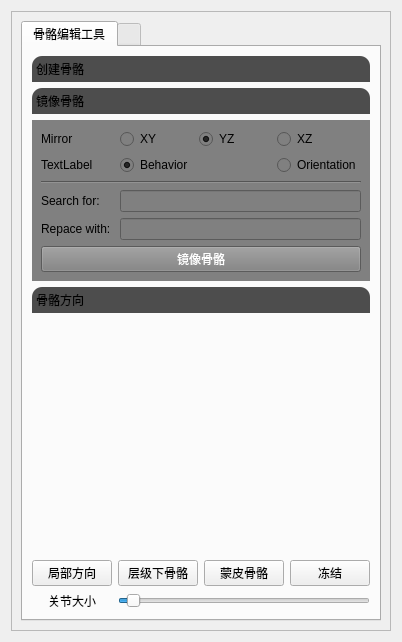
<?xml version="1.0" encoding="UTF-8"?>
<ui version="4.0">
 <class>JointTool</class>
 <widget class="QWidget" name="JointTool">
  <property name="geometry">
   <rect>
    <x>0</x>
    <y>0</y>
    <width>388</width>
    <height>642</height>
   </rect>
  </property>
  <property name="windowTitle">
   <string>JointTool</string>
  </property>
  <layout class="QVBoxLayout" name="verticalLayout_2">
   <item>
    <widget class="QFrame" name="frame">
     <property name="frameShape">
      <enum>QFrame::StyledPanel</enum>
     </property>
     <property name="frameShadow">
      <enum>QFrame::Raised</enum>
     </property>
     <layout class="QVBoxLayout" name="verticalLayout_3">
      <item>
       <widget class="QTabWidget" name="JointEditePage">
        <property name="currentIndex">
         <number>0</number>
        </property>
        <widget class="QWidget" name="JointEditePagePage1">
         <attribute name="title">
          <string>骨骼编辑工具</string>
         </attribute>
         <layout class="QVBoxLayout" name="verticalLayout">
          <item>
           <widget class="QToolBox" name="toolBox">
            <property name="styleSheet">
             <string notr="true">QToolBox::tab {
    background-color: #4D4D4D; /* 选项卡的背景色，这里设置为浅灰色，可按需替换 */
    border-top-left-radius: 10px; /* 左上角圆角半径，可调整数值改变圆角程度 */
    border-top-right-radius: 10px; /* 右上角圆角半径 */

}
QToolBox QWidget {
    background-color: #808080; /* 设置你想要的内部背景颜色，这里是浅灰色示例 */
    background-clip: content-box; /* 将背景色限定在内容区域内，避免影响到控件所在的 padding 等区域 */
}
QPlainTextEdit, QLineEdit, QPushButton, QCheckBox {
    color: rgb(255, 255, 255); /* 文字颜色设为白色，确保清晰可见 */
    background-color: rgb(32, 32, 32); /* 背景颜色设为深灰色，与白色形成较大对比 */
}</string>
            </property>
            <property name="currentIndex">
             <number>1</number>
            </property>
            <widget class="QWidget" name="page">
             <property name="geometry">
              <rect>
               <x>0</x>
               <y>0</y>
               <width>326</width>
               <height>170</height>
              </rect>
             </property>
             <attribute name="label">
              <string>创建骨骼</string>
             </attribute>
             <layout class="QGridLayout" name="gridLayout_2">
              <item row="0" column="2">
               <widget class="QPushButton" name="batchCreateJointsBt">
                <property name="sizePolicy">
                 <sizepolicy hsizetype="Ignored" vsizetype="Fixed">
                  <horstretch>0</horstretch>
                  <verstretch>0</verstretch>
                 </sizepolicy>
                </property>
                <property name="text">
                 <string>批量创建骨骼</string>
                </property>
               </widget>
              </item>
              <item row="3" column="0">
               <widget class="QLabel" name="label_2">
                <property name="sizePolicy">
                 <sizepolicy hsizetype="Ignored" vsizetype="Fixed">
                  <horstretch>0</horstretch>
                  <verstretch>0</verstretch>
                 </sizepolicy>
                </property>
                <property name="text">
                 <string>根据曲线创建骨骼</string>
                </property>
                <property name="alignment">
                 <set>Qt::AlignCenter</set>
                </property>
               </widget>
              </item>
              <item row="0" column="0">
               <widget class="QLabel" name="label">
                <property name="sizePolicy">
                 <sizepolicy hsizetype="Fixed" vsizetype="Fixed">
                  <horstretch>0</horstretch>
                  <verstretch>0</verstretch>
                 </sizepolicy>
                </property>
                <property name="text">
                 <string>创建骨骼</string>
                </property>
                <property name="textFormat">
                 <enum>Qt::AutoText</enum>
                </property>
                <property name="alignment">
                 <set>Qt::AlignCenter</set>
                </property>
               </widget>
              </item>
              <item row="5" column="0" colspan="2">
               <widget class="QLabel" name="label_3">
                <property name="sizePolicy">
                 <sizepolicy hsizetype="Ignored" vsizetype="Fixed">
                  <horstretch>0</horstretch>
                  <verstretch>0</verstretch>
                 </sizepolicy>
                </property>
                <property name="text">
                 <string>插入骨骼</string>
                </property>
                <property name="alignment">
                 <set>Qt::AlignCenter</set>
                </property>
               </widget>
              </item>
              <item row="0" column="3">
               <widget class="QPushButton" name="CreateOneJointsBt">
                <property name="sizePolicy">
                 <sizepolicy hsizetype="Preferred" vsizetype="Preferred">
                  <horstretch>0</horstretch>
                  <verstretch>0</verstretch>
                 </sizepolicy>
                </property>
                <property name="text">
                 <string>单个骨骼</string>
                </property>
               </widget>
              </item>
              <item row="0" column="1">
               <widget class="QCheckBox" name="andBiendSkin">
                <property name="sizePolicy">
                 <sizepolicy hsizetype="Fixed" vsizetype="Fixed">
                  <horstretch>0</horstretch>
                  <verstretch>0</verstretch>
                 </sizepolicy>
                </property>
                <property name="layoutDirection">
                 <enum>Qt::LeftToRight</enum>
                </property>
                <property name="text">
                 <string>蒙皮</string>
                </property>
               </widget>
              </item>
              <item row="3" column="1">
               <widget class="QCheckBox" name="distanceCB">
                <property name="sizePolicy">
                 <sizepolicy hsizetype="Fixed" vsizetype="Fixed">
                  <horstretch>0</horstretch>
                  <verstretch>0</verstretch>
                 </sizepolicy>
                </property>
                <property name="text">
                 <string>等距</string>
                </property>
               </widget>
              </item>
              <item row="3" column="2" colspan="2">
               <widget class="QSpinBox" name="CvToJointsNum">
                <property name="sizePolicy">
                 <sizepolicy hsizetype="Ignored" vsizetype="Maximum">
                  <horstretch>0</horstretch>
                  <verstretch>0</verstretch>
                 </sizepolicy>
                </property>
                <property name="minimum">
                 <number>2</number>
                </property>
               </widget>
              </item>
              <item row="4" column="0" colspan="4">
               <widget class="QPushButton" name="cvToJointBt">
                <property name="sizePolicy">
                 <sizepolicy hsizetype="Preferred" vsizetype="Maximum">
                  <horstretch>0</horstretch>
                  <verstretch>0</verstretch>
                 </sizepolicy>
                </property>
                <property name="text">
                 <string>创建</string>
                </property>
               </widget>
              </item>
              <item row="6" column="0" colspan="4">
               <widget class="QPushButton" name="insertJointBt">
                <property name="sizePolicy">
                 <sizepolicy hsizetype="Preferred" vsizetype="Fixed">
                  <horstretch>0</horstretch>
                  <verstretch>0</verstretch>
                 </sizepolicy>
                </property>
                <property name="text">
                 <string>插入</string>
                </property>
               </widget>
              </item>
              <item row="5" column="2" colspan="2">
               <widget class="QSpinBox" name="insertJointNum">
                <property name="sizePolicy">
                 <sizepolicy hsizetype="Expanding" vsizetype="Fixed">
                  <horstretch>0</horstretch>
                  <verstretch>0</verstretch>
                 </sizepolicy>
                </property>
                <property name="minimum">
                 <number>1</number>
                </property>
               </widget>
              </item>
             </layout>
            </widget>
            <widget class="QWidget" name="page_2">
             <property name="geometry">
              <rect>
               <x>0</x>
               <y>0</y>
               <width>326</width>
               <height>170</height>
              </rect>
             </property>
             <attribute name="label">
              <string>镜像骨骼</string>
             </attribute>
             <layout class="QGridLayout" name="gridLayout">
              <item row="3" column="0">
               <widget class="QLabel" name="label_10">
                <property name="text">
                 <string>Mirror</string>
                </property>
               </widget>
              </item>
              <item row="7" column="1" colspan="3">
               <widget class="QLineEdit" name="mirrorNewStringLE"/>
              </item>
              <item row="4" column="0">
               <widget class="QLabel" name="label_11">
                <property name="text">
                 <string>TextLabel</string>
                </property>
               </widget>
              </item>
              <item row="6" column="1" colspan="3">
               <widget class="QLineEdit" name="mirrorOldStringLE"/>
              </item>
              <item row="3" column="2">
               <widget class="QRadioButton" name="YZRB">
                <property name="text">
                 <string>YZ</string>
                </property>
                <property name="checked">
                 <bool>true</bool>
                </property>
                <attribute name="buttonGroup">
                 <string notr="true">buttonGroup_Orientation</string>
                </attribute>
               </widget>
              </item>
              <item row="3" column="3">
               <widget class="QRadioButton" name="XZRB">
                <property name="text">
                 <string>XZ</string>
                </property>
                <attribute name="buttonGroup">
                 <string notr="true">buttonGroup_Orientation</string>
                </attribute>
               </widget>
              </item>
              <item row="3" column="1">
               <widget class="QRadioButton" name="XYRB">
                <property name="text">
                 <string>XY</string>
                </property>
                <attribute name="buttonGroup">
                 <string notr="true">buttonGroup_Orientation</string>
                </attribute>
               </widget>
              </item>
              <item row="7" column="0">
               <widget class="QLabel" name="label_13">
                <property name="text">
                 <string>Repace with:</string>
                </property>
               </widget>
              </item>
              <item row="5" column="0" colspan="4">
               <widget class="Line" name="line_2">
                <property name="orientation">
                 <enum>Qt::Horizontal</enum>
                </property>
               </widget>
              </item>
              <item row="4" column="3">
               <widget class="QRadioButton" name="OrientationRB">
                <property name="text">
                 <string>Orientation</string>
                </property>
                <attribute name="buttonGroup">
                 <string notr="true">buttonGroup_Type</string>
                </attribute>
               </widget>
              </item>
              <item row="6" column="0">
               <widget class="QLabel" name="label_12">
                <property name="text">
                 <string>Search for:</string>
                </property>
               </widget>
              </item>
              <item row="4" column="1">
               <widget class="QRadioButton" name="BehaviorRB">
                <property name="text">
                 <string>Behavior</string>
                </property>
                <property name="checked">
                 <bool>true</bool>
                </property>
                <attribute name="buttonGroup">
                 <string notr="true">buttonGroup_Type</string>
                </attribute>
               </widget>
              </item>
              <item row="8" column="0" colspan="4">
               <widget class="QPushButton" name="mirrorJointBT">
                <property name="text">
                 <string>镜像骨骼</string>
                </property>
               </widget>
              </item>
             </layout>
            </widget>
            <widget class="QWidget" name="page_3">
             <property name="geometry">
              <rect>
               <x>0</x>
               <y>0</y>
               <width>326</width>
               <height>170</height>
              </rect>
             </property>
             <attribute name="label">
              <string>骨骼方向</string>
             </attribute>
             <layout class="QGridLayout" name="gridLayout_3">
              <item row="0" column="0">
               <widget class="QLabel" name="label_4">
                <property name="sizePolicy">
                 <sizepolicy hsizetype="Fixed" vsizetype="Fixed">
                  <horstretch>0</horstretch>
                  <verstretch>0</verstretch>
                 </sizepolicy>
                </property>
                <property name="text">
                 <string>修改骨骼轴向</string>
                </property>
                <property name="alignment">
                 <set>Qt::AlignCenter</set>
                </property>
               </widget>
              </item>
              <item row="0" column="1">
               <widget class="QPushButton" name="splitJointBt">
                <property name="sizePolicy">
                 <sizepolicy hsizetype="Ignored" vsizetype="Ignored">
                  <horstretch>0</horstretch>
                  <verstretch>0</verstretch>
                 </sizepolicy>
                </property>
                <property name="text">
                 <string>拆分骨骼</string>
                </property>
               </widget>
              </item>
              <item row="0" column="2">
               <widget class="QPushButton" name="combineJointBt">
                <property name="sizePolicy">
                 <sizepolicy hsizetype="Ignored" vsizetype="Fixed">
                  <horstretch>0</horstretch>
                  <verstretch>0</verstretch>
                 </sizepolicy>
                </property>
                <property name="text">
                 <string>结合骨骼</string>
                </property>
               </widget>
              </item>
             </layout>
            </widget>
           </widget>
          </item>
          <item>
           <spacer name="verticalSpacer">
            <property name="orientation">
             <enum>Qt::Vertical</enum>
            </property>
            <property name="sizeHint" stdset="0">
             <size>
              <width>20</width>
              <height>40</height>
             </size>
            </property>
           </spacer>
          </item>
          <item>
           <layout class="QGridLayout" name="gridLayout_5">
            <item row="0" column="0">
             <widget class="QPushButton" name="switchDirectionBt">
              <property name="sizePolicy">
               <sizepolicy hsizetype="Preferred" vsizetype="Preferred">
                <horstretch>0</horstretch>
                <verstretch>0</verstretch>
               </sizepolicy>
              </property>
              <property name="text">
               <string>局部方向</string>
              </property>
             </widget>
            </item>
            <item row="0" column="2">
             <widget class="QPushButton" name="selectSkinJointsBt">
              <property name="sizePolicy">
               <sizepolicy hsizetype="Preferred" vsizetype="Preferred">
                <horstretch>0</horstretch>
                <verstretch>0</verstretch>
               </sizepolicy>
              </property>
              <property name="text">
               <string>蒙皮骨骼</string>
              </property>
             </widget>
            </item>
            <item row="0" column="1">
             <widget class="QPushButton" name="selectHisJointsBt">
              <property name="sizePolicy">
               <sizepolicy hsizetype="Preferred" vsizetype="Preferred">
                <horstretch>0</horstretch>
                <verstretch>0</verstretch>
               </sizepolicy>
              </property>
              <property name="text">
               <string>层级下骨骼</string>
              </property>
             </widget>
            </item>
            <item row="1" column="0">
             <widget class="QLabel" name="label_6">
              <property name="text">
               <string>关节大小</string>
              </property>
              <property name="alignment">
               <set>Qt::AlignCenter</set>
              </property>
             </widget>
            </item>
            <item row="0" column="3">
             <widget class="QPushButton" name="makeIdentityBt">
              <property name="text">
               <string>冻结</string>
              </property>
             </widget>
            </item>
            <item row="1" column="1" colspan="3">
             <widget class="QSlider" name="jointSizeQS">
              <property name="maximum">
               <number>300</number>
              </property>
              <property name="singleStep">
               <number>1</number>
              </property>
              <property name="pageStep">
               <number>10</number>
              </property>
              <property name="value">
               <number>10</number>
              </property>
              <property name="tracking">
               <bool>true</bool>
              </property>
              <property name="orientation">
               <enum>Qt::Horizontal</enum>
              </property>
              <property name="tickInterval">
               <number>0</number>
              </property>
             </widget>
            </item>
           </layout>
          </item>
         </layout>
        </widget>
        <widget class="QWidget" name="JointEditePagePage2">
         <attribute name="title">
          <string/>
         </attribute>
        </widget>
       </widget>
      </item>
     </layout>
    </widget>
   </item>
  </layout>
 </widget>
 <resources/>
 <connections/>
 <buttongroups>
  <buttongroup name="buttonGroup_Type"/>
  <buttongroup name="buttonGroup_Orientation"/>
 </buttongroups>
</ui>
